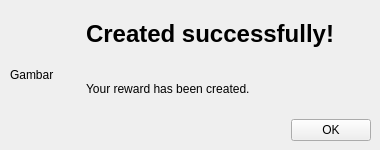
<?xml version="1.0" encoding="UTF-8"?>
<ui version="4.0">
 <class>PopupRewardCreate</class>
 <widget class="QWidget" name="PopupRewardCreate">
  <property name="geometry">
   <rect>
    <x>0</x>
    <y>0</y>
    <width>380</width>
    <height>150</height>
   </rect>
  </property>
  <property name="windowTitle">
   <string>Success!</string>
  </property>
  <widget class="QWidget" name="horizontalLayoutWidget">
   <property name="geometry">
    <rect>
     <x>10</x>
     <y>10</y>
     <width>361</width>
     <height>131</height>
    </rect>
   </property>
   <layout class="QHBoxLayout" name="horizontalLayout_2">
    <item>
     <widget class="QLabel" name="picLbl">
      <property name="sizePolicy">
       <sizepolicy hsizetype="Fixed" vsizetype="Preferred">
        <horstretch>0</horstretch>
        <verstretch>0</verstretch>
       </sizepolicy>
      </property>
      <property name="minimumSize">
       <size>
        <width>70</width>
        <height>0</height>
       </size>
      </property>
      <property name="maximumSize">
       <size>
        <width>70</width>
        <height>70</height>
       </size>
      </property>
      <property name="text">
       <string>Gambar</string>
      </property>
      <property name="scaledContents">
       <bool>true</bool>
      </property>
     </widget>
    </item>
    <item>
     <layout class="QVBoxLayout" name="verticalLayout_2">
      <item>
       <widget class="QLabel" name="label_2">
        <property name="text">
         <string>&lt;html&gt;&lt;head/&gt;&lt;body&gt;&lt;p&gt;&lt;span style=&quot; font-size:18pt; font-weight:600;&quot;&gt;Created successfully!&lt;/span&gt;&lt;/p&gt;&lt;/body&gt;&lt;/html&gt;</string>
        </property>
       </widget>
      </item>
      <item>
       <widget class="QLabel" name="label">
        <property name="text">
         <string>Your reward has been created.</string>
        </property>
       </widget>
      </item>
      <item>
       <layout class="QHBoxLayout" name="horizontalLayout_4">
        <item>
         <spacer name="horizontalSpacer_2">
          <property name="orientation">
           <enum>Qt::Horizontal</enum>
          </property>
          <property name="sizeHint" stdset="0">
           <size>
            <width>40</width>
            <height>20</height>
           </size>
          </property>
         </spacer>
        </item>
        <item>
         <widget class="QPushButton" name="buttonOK">
          <property name="text">
           <string>OK</string>
          </property>
         </widget>
        </item>
       </layout>
      </item>
     </layout>
    </item>
   </layout>
  </widget>
 </widget>
 <resources/>
 <connections/>
</ui>
